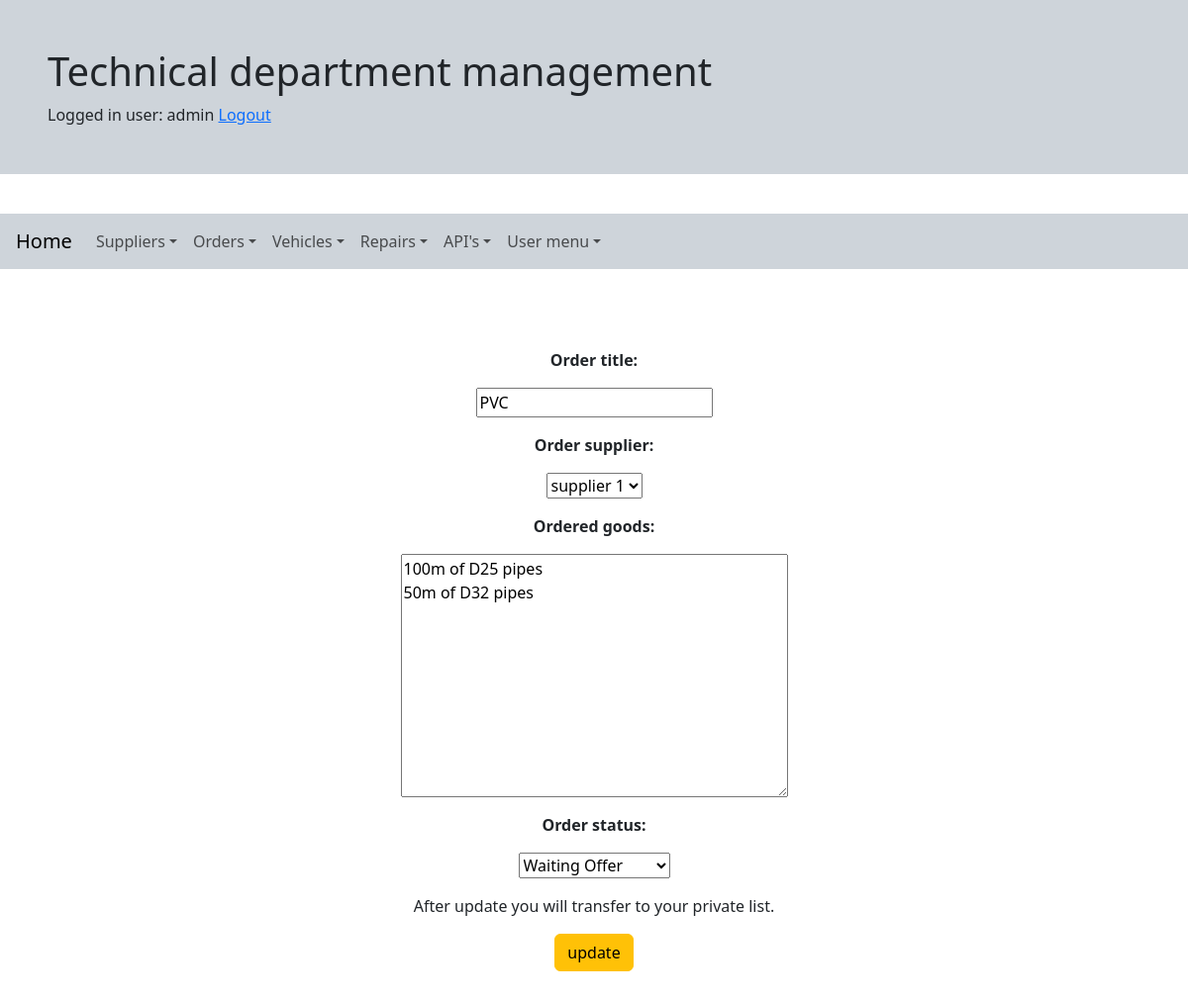
Page /order_edit/1/ (signed in) on the committed database.
### accounts/models.py (models this page shows)
class CustomUser(AbstractUser):
    is_technician = models.BooleanField(default=False, null=True)
    is_orderer = models.BooleanField(default=False, null=True)
    is_observer = models.BooleanField(default=False, null=True)
    def __str__(self):
        return self.username

### orders/models.py (models this page shows, shortened)
class Order(models.Model):
    ORDER_STATUS = (
        ('Waiting Offer', 'Waiting Offer'),
        ('Awaiting Delivery', 'Awaiting Delivery'),
        ('Incomplete', 'Incomplete'),
        ('Completed', 'Completed'),
        ('Cancelled', 'Cancelled')
    )
    order = models.CharField(max_length=50, verbose_name="Order title")
    order_supplier = models.ForeignKey(Supplier, on_delete=models.CASCADE)
    body = models.TextField(max_length=500, verbose_name="Ordered goods")
    author = models.ForeignKey(settings.AUTH_USER_MODEL, on_delete=models.CASCADE)
    order_status = models.CharField(max_length=20, default="Waiting Offer", choices=ORDER_STATUS, null=False)
    created_at = models.DateTimeField(auto_now_add=True)
    updated_at = models.DateTimeField(auto_now=True)

### orders/views.py (the view, shortened to what this page needs)
# urls.py: path('order_edit/<int:pk>/', login_required(OrderUpdateView.as_view()), name='order_edit'),
class OrderUpdateView(UpdateView):
  model = Order
  fields = ("order", "order_supplier", "body", "order_status")
  template_name = 'orders/order_edit.html'
  '''At submit use the current login user as author'''

### orders/models.py (called while the page is built)
    def __str__(self):
        return self.supplier_name

### templates/orders/order_edit.html (shortened to what this page needs)
{% extends "base.html" %}
{% block content %}
{% if object.author == request.user %}
<div class="container" style="text-align: center">
    <form method="post">{% csrf_token %}
        {% for field in form.visible_fields %}
        <div class="fieldWrapper">
            <p style="  text-align: center"><b>{{ field.label_tag }}</b> </p>
            <p style="  text-align: center">{{ field }}</p>
        </div>
        {% endfor %}
        <div style="text-align: center">
            <p>After update you will transfer to your private list.</p>
        </div>
        <div style="text-align: center">
            <input class="btn btn-warning" type="submit" value="update">
        </div>
    </form>
</div>
{% endif %}
{% endblock %}

### templates/base.html (shortened to what this page needs)
{% load static %}
<html lang="en">
<head>
  <link href="https://cdn.jsdelivr.net/npm/bootstrap@5.3.0/dist/css/bootstrap.min.css" rel="stylesheet"
>
</head>
<div class="row mb-2">
  <div class="p-5 mb-4 bg-dark-subtle rounded-3">
    <div class="container" style="align-content: center">
      <h1>Technical department management</h1>
    </div>
    <div class="container" style="align-content: center">
      <span>
        {% if request.user.is_authenticated %}
        Logged in user: {{ request.user }}
        <a href="{% url  'logout' %}">Logout</a>
        {% else %}
        <a href="{% url 'login' %}">Login</a>
        {% endif %}
      </span>
    </div>
  </div>
</div>
<div class="row p-2 mb-2 ">
  <nav class="navbar navbar-expand-lg bg-dark-subtle p-2 mb-4">
    <div class="container-fluid">
      <a class="navbar-brand" href="{% url 'index' %}">Home</a>
      <div class="collapse navbar-collapse" id="myNavBar">
        <ul class="navbar-nav me-auto mb-2 mb-lg-0">
          <li class="nav-item dropdown">
            <a class="nav-link dropdown-toggle" data-bs-toggle="dropdown" href="#" role="button"
              aria-expanded="false">Suppliers</a>
          </li>
          <li class="nav-item dropdown">
            <a class="nav-link dropdown-toggle" data-bs-toggle="dropdown" href="#" role="button"
              aria-expanded="false">Orders</a>
          </li>
          <li class="nav-item dropdown">
            <a class="nav-link dropdown-toggle" data-bs-toggle="dropdown" href="#" role="button"
              aria-expanded="false">Vehicles</a>
          </li>
          <li class="nav-item dropdown">
            <a class="nav-link dropdown-toggle" data-bs-toggle="dropdown" href="#" role="button"
              aria-expanded="false">Repairs</a>
          </li>
          <li class="nav-item dropdown">
            <a class="nav-link dropdown-toggle" data-bs-toggle="dropdown" href="#" role="button"
              aria-expanded="false">API's</a>
          </li>
          <li class="nav-item dropdown">
            <a class="nav-link dropdown-toggle" data-bs-toggle="dropdown" href="#" role="button"
              aria-expanded="false">User menu</a>
          </li>
        </ul>
      </div>
    </div>
  </nav>
</div>
<div class="row p-4 mb-2">
  {% block content %}{% endblock %}
</div>
</body>
</html>

### rows in the picture
CustomUser: user "admin"
Order: visible_fields "PVC" "supplier 1" "100m of D25 pipes 50m of D32 pipes" "Waiting Offer"

### other values in the picture
{{ field.label_tag }} "Order title:" "Order supplier:" "Ordered goods:" "Order status:"
